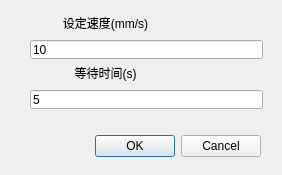
<?xml version="1.0" encoding="UTF-8"?>
<ui version="4.0">
 <class>Dialog</class>
 <widget class="QDialog" name="Dialog">
  <property name="geometry">
   <rect>
    <x>0</x>
    <y>0</y>
    <width>282</width>
    <height>175</height>
   </rect>
  </property>
  <property name="windowTitle">
   <string>自动模式</string>
  </property>
  <widget class="QDialogButtonBox" name="buttonBox">
   <property name="geometry">
    <rect>
     <x>40</x>
     <y>130</y>
     <width>221</width>
     <height>32</height>
    </rect>
   </property>
   <property name="orientation">
    <enum>Qt::Horizontal</enum>
   </property>
   <property name="standardButtons">
    <set>QDialogButtonBox::Cancel|QDialogButtonBox::Ok</set>
   </property>
   <property name="centerButtons">
    <bool>false</bool>
   </property>
  </widget>
  <widget class="QLabel" name="label_11">
   <property name="geometry">
    <rect>
     <x>20</x>
     <y>10</y>
     <width>171</width>
     <height>26</height>
    </rect>
   </property>
   <property name="sizePolicy">
    <sizepolicy hsizetype="Preferred" vsizetype="Preferred">
     <horstretch>0</horstretch>
     <verstretch>0</verstretch>
    </sizepolicy>
   </property>
   <property name="text">
    <string>设定速度(mm/s)</string>
   </property>
   <property name="alignment">
    <set>Qt::AlignCenter</set>
   </property>
  </widget>
  <widget class="QLineEdit" name="lineEdit_relvec">
   <property name="geometry">
    <rect>
     <x>30</x>
     <y>40</y>
     <width>233</width>
     <height>19</height>
    </rect>
   </property>
   <property name="text">
    <string>10</string>
   </property>
  </widget>
  <widget class="QLabel" name="label_12">
   <property name="geometry">
    <rect>
     <x>20</x>
     <y>60</y>
     <width>171</width>
     <height>26</height>
    </rect>
   </property>
   <property name="sizePolicy">
    <sizepolicy hsizetype="Preferred" vsizetype="Preferred">
     <horstretch>0</horstretch>
     <verstretch>0</verstretch>
    </sizepolicy>
   </property>
   <property name="text">
    <string>等待时间(s)</string>
   </property>
   <property name="alignment">
    <set>Qt::AlignCenter</set>
   </property>
  </widget>
  <widget class="QLineEdit" name="lineEdit_waittime">
   <property name="geometry">
    <rect>
     <x>30</x>
     <y>90</y>
     <width>233</width>
     <height>19</height>
    </rect>
   </property>
   <property name="text">
    <string>5</string>
   </property>
  </widget>
 </widget>
 <resources/>
 <connections>
  <connection>
   <sender>buttonBox</sender>
   <signal>accepted()</signal>
   <receiver>Dialog</receiver>
   <slot>accept()</slot>
   <hints>
    <hint type="sourcelabel">
     <x>248</x>
     <y>254</y>
    </hint>
    <hint type="destinationlabel">
     <x>157</x>
     <y>274</y>
    </hint>
   </hints>
  </connection>
  <connection>
   <sender>buttonBox</sender>
   <signal>rejected()</signal>
   <receiver>Dialog</receiver>
   <slot>reject()</slot>
   <hints>
    <hint type="sourcelabel">
     <x>316</x>
     <y>260</y>
    </hint>
    <hint type="destinationlabel">
     <x>286</x>
     <y>274</y>
    </hint>
   </hints>
  </connection>
 </connections>
</ui>
